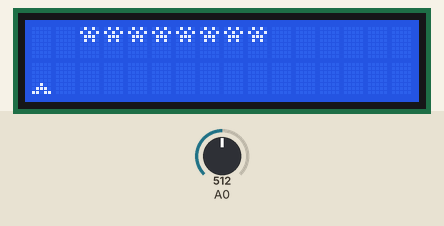
Simulated run of this sketch. Board: Arduino Uno, built with avr-gcc and run on an emulated ATmega328P. Parts: 16×2 character LCD. The test bench sets the inputs (shaded band); at power-on: A0 = 512. Random numbers use the default seed unless the sketch sets one.

Above: at 2.2 s.
2.3 s: A0 set to 716
At 2.4 s:
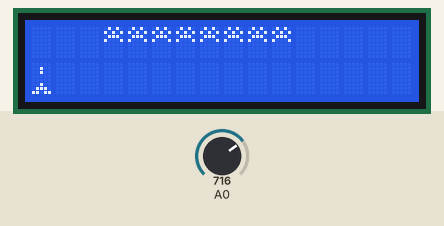
At 3.03 s:
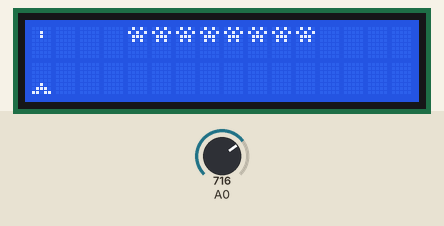
4.1 s: A0 set to 619
7.1 s: A0 set to 582
At 7.94 s:
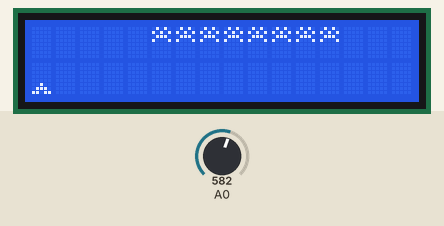

The sketch:

LCD_invaders.ino
```cpp
#include <LiquidCrystal.h>

// the pins used by the LCD panel
LiquidCrystal lcd(8, 9, 4, 5, 6, 7);

// define button constants
#define btnRIGHT  0
#define btnUP     1
#define btnDOWN   2
#define btnLEFT   3
#define btnSELECT 4
#define btnNONE   5

//game field size
#define WIDTH 16
#define HEIGHT 4

//custom sprites
#define SHIP 0
#define BULLET_UP 1
#define BULLET_DOWN 2
#define SHIP_BULLET 3
#define ALIEN1 4
#define ALIEN2 5
#define ALIEN1BULLET 6
#define ALIEN2BULLET 7

#define GAME_STEP 100 //Delay (ms) between game steps
#define ALIENS_NUM 8 //Number of aliens

byte animationStep; //Number of game step
char screenBuffer[HEIGHT/2][WIDTH+1]; //Characters to be displayed on the screen
byte alienStep = 5; //The number of game steps between alien's movements
byte fireProbability = 20; //Probability of alien to shoot
int score = 0; //Player's score
byte level = 1; //Game level
byte aliensLeft = 0; //Number of aliens left on current level

//Define custom characters for game sprites
byte ship_sprite[] = {
B00000,
B00000,
B00000,
B00000,
B00000,
B00100,
B01110,
B11011
};

byte ship_bullet_sprite[] = {
B00000,
B00100,
B00100,
B00000,
B00000,
B00100,
B01110,
B11011
};

byte bullet_down_sprite[] = {
B00000,
B00000,
B00000,
B00000,
B00000,
B00100,
B00100,
B00000
};

byte bullet_up_sprite[] = {
B00000,
B00100,
B00100,
B00000,
B00000,
B00000,
B00000,
B00000
};

byte alien1_1_sprite[] = {
B01010,
B10101,
B01110,
B10001,
B00000,
B00000,
B00000,
B00000
};

byte alien1_2_sprite[] = {
B01010,
B10101,
B01110,
B01010,
B00000,
B00000,
B00000,
B00000
};

byte alien1_1_bullet_sprite[] = {
B01010,
B10101,
B01110,
B10001,
B00000,
B00100,
B00100,
B00000
};

byte alien1_2_bullet_sprite[] = {
B01010,
B10101,
B01110,
B01010,
B00000,
B00100,
B00100,
B00000
};

//Base class for game objects
class GameObject
{
//Object's coordinates and speed
protected:
  int8_t _x;
  int8_t _y;
  int8_t _speed;
public:
  GameObject():_x(0),_y(0),_speed(0){}
  GameObject(int8_t x, int8_t y): _x(x), _y(y), _speed(0){}
  GameObject(int8_t x, int8_t y, int8_t speed): _x(x), _y(y), _speed(speed){}
//Getters and setters
  int8_t x() const{
    return _x;
  }
  int8_t y() const{
    return _y;
  }
  int8_t speed() const{
    return _speed;
  }
  bool setX(int8_t x){
    if ((x<0)||(x>WIDTH))
      return false;
    _x = x;
    return true;
  }
  bool setY(int8_t y){
    if ((y<0)||(y>HEIGHT))
      return false;
    _y = y;
    return true;
  }
  bool setSpeed(int8_t speed){
    _speed = speed;
    return true;
  }
//Collision detection
  bool collides(const GameObject& o){
    return ((_x==o.x())&&(_y==o.y())) ? true : false;
  }
};

//Bullet class
class Bullet:public GameObject
{
private:
  bool _active;//Bullet is active while it is within game field
public:
  Bullet():GameObject(), _active(false){}

  void setActive(bool active){
    _active = active;
  }

  bool active(){
    return _active;
  }

/*Moving bulett. Returns true if successfull*/
  bool move(){
    _y+=_speed;//for bullets speed is always vertical
    if ((_y<0)||(_y>=HEIGHT)){//if bullet leaves the field
      _y-=_speed;
      _active = false;
      return false;
    }
    else return true;
  }
} shipBullet, alienBullets[ALIENS_NUM];//bullet objects for ship and aliens

/*Ship class*/
class Ship:public GameObject
{
public:
//Moving right. Returns true if successfull
  bool moveRight(){
    _x++;
    if (_x>=WIDTH){
      _x--;
      return false;
    }
    else return true;
  }
//Moving left. Returns true if successfull
  bool moveLeft(){
    _x--;
    if (_x<0){
      _x++;
      return false;
    }
    else return true;
  }
} ship;

/*Alien class*/
class Alien: public GameObject
{
private:
  bool _alive;//shows wether alien is alive
  bool _state;//alien's current state for animation purpose
public:
  Alien():GameObject(), _alive(false), _state(false){}

  void setAlive(bool alive){
    _alive = alive;
  }

  bool alive(){
    return _alive;
  }

  void setState(bool state){
    _state = state;
  }

  bool state(){
    return _state;
  }
//Moving alien. Returns true if successfull
  bool move(){
    _x+=_speed;
    _state = !_state;
    if ((_x<0)||(_x>=WIDTH)){
      _x-=_speed;
      return false;
    }
    else return true;
  }
}aliens[8];

// Processing buttons state
byte buttonPressed()
{
 int adc_key_in = analogRead(0);      // read analogue value
//Please adjust these values for your version of LCD shield
 if (adc_key_in <= 60)   return btnRIGHT;
 if (adc_key_in <= 200)  return btnUP;
 if (adc_key_in <= 400)  return btnDOWN;
 if (adc_key_in <= 600)  return btnLEFT;
 if (adc_key_in <= 800)  return btnSELECT;
 return btnNONE;
}

/*Update LCD screen
First drawing in a character buffer, then print it to the screen to avoid flickering.
Note: we have to draw ship separately since it has char code 0 and lcd.print() processes it like EOL*/
void updateScreen(){
  bool shipDisplayed = false; //shows whether ship have been displayed with SHIP_BULLET sprite
//Clearing the buffer
  for (byte i = 0; i < HEIGHT/2; i++){
    for (byte j = 0; j < WIDTH; j++)
      screenBuffer[i][j] = ' ';
    screenBuffer[i][WIDTH] = '\0';
  }
//Drawing ship's bullet
  if (shipBullet.active()){
    if ((ship.x()==shipBullet.x()) && (shipBullet.y()==2)){
      screenBuffer[shipBullet.y()/2][shipBullet.x()] = SHIP_BULLET;
      shipDisplayed = true;
    }
    else
      screenBuffer[shipBullet.y()/2][shipBullet.x()] = shipBullet.y()%2 ? BULLET_DOWN : BULLET_UP;
  }
//Drawing aliens
  for (byte i = 0; i<ALIENS_NUM; i++){
    if(aliens[i].alive()){
      screenBuffer[aliens[i].y()/2][aliens[i].x()] = aliens[i].state() ? ALIEN1 : ALIEN2;
    }
  }
//Drawing aliens and bullets
  bool bulletDisplayed = false;
  for (byte i = 0; i < ALIENS_NUM; i++){
    if(alienBullets[i].active()){
      bulletDisplayed = false;
      for (int j = 0; j < ALIENS_NUM; j++){
        if ((aliens[j].x()==alienBullets[i].x()) && (alienBullets[i].y()==1) && (aliens[i].alive())){
          screenBuffer[alienBullets[i].y()/2][alienBullets[i].x()] = aliens[i].state() ? ALIEN1BULLET : ALIEN2BULLET;
          bulletDisplayed = true;
        }
      }
      if (!bulletDisplayed){
        if ((ship.x()==alienBullets[i].x()) && (alienBullets[i].y()==2)){
          screenBuffer[alienBullets[i].y()/2][alienBullets[i].x()] = SHIP_BULLET;
          shipDisplayed = true;
        }
        else
          screenBuffer[alienBullets[i].y()/2][alienBullets[i].x()] = alienBullets[i].y()%2 ? BULLET_DOWN : BULLET_UP;
      }
    }
  }
//Sending the buffer to the screen
  for (byte i = 0; i < HEIGHT/2; i++){
    lcd.setCursor(0,i);
    lcd.print(screenBuffer[i]);
  }
//After all, displaying the ship
  if (!shipDisplayed){
    lcd.setCursor(ship.x(), ship.y()/2);
    lcd.write(byte(SHIP));
  }
}

/*Reset all the objects before easch level*/
void initLevel(byte l)
{
  level = l;
  if (level>42)//Easter egg: 42 is the ultimate level :)
    level = 42;
//Reset ship object
  ship.setX(WIDTH/2);
  ship.setY(3);
  shipBullet.setX(WIDTH/2);
  shipBullet.setY(3);
  shipBullet.setActive(false);
//Reset aliens objects
  for (byte i = 0; i<ALIENS_NUM; i++){
     aliens[i].setX(i);
     aliens[i].setY(0);
     aliens[i].setSpeed(1);
     aliens[i].setAlive(true);
     aliens[i].setState(false);
     alienBullets[i].setActive(false);
  }
//Reset the rest of the game variables
  animationStep = 0;
  alienStep = 6-level/2;//alien's speed depends on a level
  if (alienStep < 1)
    alienStep = 1;
  fireProbability = 110-level*10;//alien's shoot probability depends on a level
  if (fireProbability < 10)
    fireProbability = 10;
  aliensLeft = ALIENS_NUM;
//Displaying a number of level
  lcd.clear();
  lcd.print("Level ");
  lcd.setCursor(8,0);
  lcd.print(level);
  delay(1000);
  lcd.clear();
}

/*Displaying the final score*/
void gameOver()
{
  lcd.setCursor(0,0);
  lcd.print("G a m e  o v e r");
  lcd.setCursor(0,1);
  lcd.print("Score:  ");
  lcd.setCursor(8,1);
  lcd.print(score);
  while(1);
}

/*Init: starting LCD and creating custom characters*/
void setup()
{
 lcd.begin(16, 2);
 lcd.createChar(SHIP, ship_sprite);
 lcd.createChar(BULLET_UP, bullet_up_sprite);
 lcd.createChar(BULLET_DOWN, bullet_down_sprite);
 lcd.createChar(SHIP_BULLET, ship_bullet_sprite);
 lcd.createChar(ALIEN1, alien1_1_sprite);
 lcd.createChar(ALIEN2, alien1_2_sprite);
 lcd.createChar(ALIEN1BULLET, alien1_1_bullet_sprite);
 lcd.createChar(ALIEN2BULLET, alien1_2_bullet_sprite);
 score = 0;
 randomSeed(analogRead(1));
 initLevel (1);
}

/*Game loop*/
void loop()
{
//Processing the buttons
  switch(buttonPressed()){
  case btnRIGHT:{
    ship.moveRight();
    break;
  }
  case btnLEFT:{
    ship.moveLeft();
    break;
  }
  case btnDOWN:{//Game pause
    while (buttonPressed()==btnDOWN);
    while (buttonPressed()!=btnDOWN);
    while (buttonPressed()==btnDOWN);
    break;
  }
//Shoot
  case btnSELECT:
  case btnUP:{
    if(!shipBullet.active()){
      shipBullet.setX(ship.x());
      shipBullet.setY(ship.y());
      shipBullet.setSpeed(-1);
      shipBullet.setActive(true);
    }
    break;
  }
  default:
    break;
  }
//Moving all the objects
  if(shipBullet.active()) //Moving the ship bullet
    shipBullet.move();
//Moving the aliens and their bullets
  for (byte i = 0; i<ALIENS_NUM; i++){
      if (alienBullets[i].active()){
        alienBullets[i].move();
        if (alienBullets[i].collides(ship)) //Ship destruction
          gameOver();
      }
      if (!(animationStep%alienStep))
        aliens[i].move();
      if ((aliens[i].collides(shipBullet))&&(shipBullet.active())&&(aliens[i].alive())){ //Alien dies
        aliens[i].setAlive(false);
        score += 10*level;
        aliensLeft--;
      }
      if ((!random(fireProbability))&&(!alienBullets[i].active())&&(aliens[i].alive())){ //Alien shoots
        alienBullets[i].setX(aliens[i].x());
        alienBullets[i].setY(aliens[i].y()+1);
        alienBullets[i].setSpeed(1);
        alienBullets[i].setActive(true);
      }
    }
    if ( (!(animationStep%alienStep))&& ((aliens[0].x()==0)||(aliens[ALIENS_NUM-1].x()==WIDTH-1)) )//Changing the aliens'move direction
        for (byte i = 0; i<ALIENS_NUM; i++)
          aliens[i].setSpeed(-aliens[i].speed());
//Refresh screen
  updateScreen();
  animationStep++;
  delay (GAME_STEP);
//If no aliens left, starting next level
  if(!aliensLeft)
    initLevel(level+1);
}
```

Measured:
- the behaviour switches between 601 and 600 on A0 (found by bisection; images 2 and 3)
